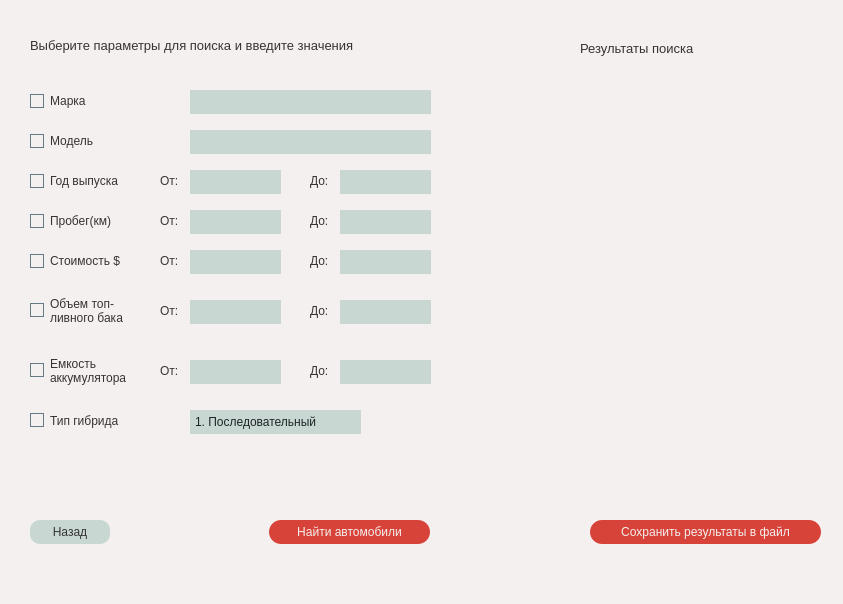
<?xml version="1.0" encoding="UTF-8"?>
<ui version="4.0">
 <class>SearchForCarsWindow</class>
 <widget class="QDialog" name="SearchForCarsWindow">
  <property name="geometry">
   <rect>
    <x>0</x>
    <y>0</y>
    <width>843</width>
    <height>604</height>
   </rect>
  </property>
  <property name="windowTitle">
   <string>Поиск автомобилей в каталоге</string>
  </property>
  <property name="styleSheet">
   <string notr="true">background-color: rgb(244, 240, 239);
font: 600 9pt &quot;Montserrat&quot;;
color: rgb(55, 51, 53);</string>
  </property>
  <widget class="QLabel" name="topLabel">
   <property name="geometry">
    <rect>
     <x>30</x>
     <y>30</y>
     <width>401</width>
     <height>31</height>
    </rect>
   </property>
   <property name="styleSheet">
    <string notr="true">font-size: 10pt;
qproperty-alignment: 'AlignCenter';</string>
   </property>
   <property name="text">
    <string>Выберите параметры для поиска и введите значения</string>
   </property>
  </widget>
  <widget class="QCheckBox" name="yearCheckBox">
   <property name="geometry">
    <rect>
     <x>30</x>
     <y>170</y>
     <width>101</width>
     <height>22</height>
    </rect>
   </property>
   <property name="styleSheet">
    <string notr="true">QCheckBox::indicator {
    border: solid;
	border-color: #657A84;
	border-width: 1px;	
}
QCheckBox::indicator:checked {
	border: none;
	background-color: rgb(215, 67, 57);
}</string>
   </property>
   <property name="text">
    <string>Год выпуска</string>
   </property>
  </widget>
  <widget class="QLabel" name="yearLabelFrom">
   <property name="geometry">
    <rect>
     <x>160</x>
     <y>170</y>
     <width>21</width>
     <height>21</height>
    </rect>
   </property>
   <property name="text">
    <string>От:</string>
   </property>
  </widget>
  <widget class="QLineEdit" name="yearLineEditFrom">
   <property name="geometry">
    <rect>
     <x>190</x>
     <y>170</y>
     <width>91</width>
     <height>24</height>
    </rect>
   </property>
   <property name="styleSheet">
    <string notr="true">color: rgb(55, 51, 53);
font: 600 9pt &quot;Montserrat&quot;;
border-style: solid;
border-width: 0px;
padding: 5px;
background-color: rgb(200, 215, 210);</string>
   </property>
  </widget>
  <widget class="QLabel" name="yearLabelTo">
   <property name="geometry">
    <rect>
     <x>310</x>
     <y>170</y>
     <width>21</width>
     <height>21</height>
    </rect>
   </property>
   <property name="text">
    <string>До:</string>
   </property>
  </widget>
  <widget class="QLabel" name="mileageLabelFrom">
   <property name="geometry">
    <rect>
     <x>160</x>
     <y>210</y>
     <width>21</width>
     <height>21</height>
    </rect>
   </property>
   <property name="text">
    <string>От:</string>
   </property>
  </widget>
  <widget class="QCheckBox" name="mileageCheckBox">
   <property name="geometry">
    <rect>
     <x>30</x>
     <y>210</y>
     <width>101</width>
     <height>22</height>
    </rect>
   </property>
   <property name="styleSheet">
    <string notr="true">QCheckBox::indicator {
    border: solid;
	border-color: #657A84;
	border-width: 1px;	
}
QCheckBox::indicator:checked {
	border: none;
	background-color: rgb(215, 67, 57);
}</string>
   </property>
   <property name="text">
    <string>Пробег(км)</string>
   </property>
  </widget>
  <widget class="QLabel" name="mileageLabelTo">
   <property name="geometry">
    <rect>
     <x>310</x>
     <y>210</y>
     <width>21</width>
     <height>21</height>
    </rect>
   </property>
   <property name="text">
    <string>До:</string>
   </property>
  </widget>
  <widget class="QLineEdit" name="mileageLineEditTo">
   <property name="geometry">
    <rect>
     <x>340</x>
     <y>210</y>
     <width>91</width>
     <height>24</height>
    </rect>
   </property>
   <property name="styleSheet">
    <string notr="true">color: rgb(55, 51, 53);
font: 600 9pt &quot;Montserrat&quot;;
border-style: solid;
border-width: 0px;
padding: 5px;
background-color: rgb(200, 215, 210);</string>
   </property>
  </widget>
  <widget class="QLineEdit" name="mileageLineEditFrom">
   <property name="geometry">
    <rect>
     <x>190</x>
     <y>210</y>
     <width>91</width>
     <height>24</height>
    </rect>
   </property>
   <property name="styleSheet">
    <string notr="true">color: rgb(55, 51, 53);
font: 600 9pt &quot;Montserrat&quot;;
border-style: solid;
border-width: 0px;
padding: 5px;
background-color: rgb(200, 215, 210);</string>
   </property>
  </widget>
  <widget class="QLabel" name="priceLabelFrom">
   <property name="geometry">
    <rect>
     <x>160</x>
     <y>250</y>
     <width>21</width>
     <height>21</height>
    </rect>
   </property>
   <property name="text">
    <string>От:</string>
   </property>
  </widget>
  <widget class="QCheckBox" name="priceCheckBox">
   <property name="geometry">
    <rect>
     <x>30</x>
     <y>250</y>
     <width>101</width>
     <height>22</height>
    </rect>
   </property>
   <property name="styleSheet">
    <string notr="true">QCheckBox::indicator {
    border: solid;
	border-color: #657A84;
	border-width: 1px;	
}
QCheckBox::indicator:checked {
	border: none;
	background-color: rgb(215, 67, 57);
}</string>
   </property>
   <property name="text">
    <string>Стоимость $</string>
   </property>
  </widget>
  <widget class="QLabel" name="priceLabelTo">
   <property name="geometry">
    <rect>
     <x>310</x>
     <y>250</y>
     <width>21</width>
     <height>21</height>
    </rect>
   </property>
   <property name="text">
    <string>До:</string>
   </property>
  </widget>
  <widget class="QLineEdit" name="priceLineEditTo">
   <property name="geometry">
    <rect>
     <x>340</x>
     <y>250</y>
     <width>91</width>
     <height>24</height>
    </rect>
   </property>
   <property name="styleSheet">
    <string notr="true">color: rgb(55, 51, 53);
font: 600 9pt &quot;Montserrat&quot;;
border-style: solid;
border-width: 0px;
padding: 5px;
background-color: rgb(200, 215, 210);</string>
   </property>
  </widget>
  <widget class="QLineEdit" name="priceLineEditFrom">
   <property name="geometry">
    <rect>
     <x>190</x>
     <y>250</y>
     <width>91</width>
     <height>24</height>
    </rect>
   </property>
   <property name="styleSheet">
    <string notr="true">color: rgb(55, 51, 53);
font: 600 9pt &quot;Montserrat&quot;;
border-style: solid;
border-width: 0px;
padding: 5px;
background-color: rgb(200, 215, 210);</string>
   </property>
  </widget>
  <widget class="QLabel" name="fuelLabelFrom">
   <property name="geometry">
    <rect>
     <x>160</x>
     <y>300</y>
     <width>21</width>
     <height>21</height>
    </rect>
   </property>
   <property name="text">
    <string>От:</string>
   </property>
  </widget>
  <widget class="QCheckBox" name="fuelCheckBox">
   <property name="geometry">
    <rect>
     <x>30</x>
     <y>290</y>
     <width>111</width>
     <height>41</height>
    </rect>
   </property>
   <property name="styleSheet">
    <string notr="true">QCheckBox::indicator {
    border: solid;
	border-color: #657A84;
	border-width: 1px;	
}
QCheckBox::indicator:checked {
	border: none;
	background-color: rgb(215, 67, 57);
}</string>
   </property>
   <property name="text">
    <string>Объем топ-
ливного бака</string>
   </property>
  </widget>
  <widget class="QLabel" name="fuelLabelTo">
   <property name="geometry">
    <rect>
     <x>310</x>
     <y>300</y>
     <width>21</width>
     <height>21</height>
    </rect>
   </property>
   <property name="text">
    <string>До:</string>
   </property>
  </widget>
  <widget class="QLineEdit" name="fuelLineEditTo">
   <property name="geometry">
    <rect>
     <x>340</x>
     <y>300</y>
     <width>91</width>
     <height>24</height>
    </rect>
   </property>
   <property name="styleSheet">
    <string notr="true">color: rgb(55, 51, 53);
font: 600 9pt &quot;Montserrat&quot;;
border-style: solid;
border-width: 0px;
padding: 5px;
background-color: rgb(200, 215, 210);</string>
   </property>
  </widget>
  <widget class="QLineEdit" name="fuelLineEditFrom">
   <property name="geometry">
    <rect>
     <x>190</x>
     <y>300</y>
     <width>91</width>
     <height>24</height>
    </rect>
   </property>
   <property name="styleSheet">
    <string notr="true">color: rgb(55, 51, 53);
font: 600 9pt &quot;Montserrat&quot;;
border-style: solid;
border-width: 0px;
padding: 5px;
background-color: rgb(200, 215, 210);</string>
   </property>
  </widget>
  <widget class="QLineEdit" name="yearLineEditTo">
   <property name="geometry">
    <rect>
     <x>340</x>
     <y>170</y>
     <width>91</width>
     <height>24</height>
    </rect>
   </property>
   <property name="styleSheet">
    <string notr="true">color: rgb(55, 51, 53);
font: 600 9pt &quot;Montserrat&quot;;
border-style: solid;
border-width: 0px;
padding: 5px;
background-color: rgb(200, 215, 210);</string>
   </property>
  </widget>
  <widget class="QLabel" name="batteryLabelTo">
   <property name="geometry">
    <rect>
     <x>310</x>
     <y>360</y>
     <width>21</width>
     <height>21</height>
    </rect>
   </property>
   <property name="text">
    <string>До:</string>
   </property>
  </widget>
  <widget class="QLineEdit" name="batteryLineEditFrom">
   <property name="geometry">
    <rect>
     <x>190</x>
     <y>360</y>
     <width>91</width>
     <height>24</height>
    </rect>
   </property>
   <property name="styleSheet">
    <string notr="true">color: rgb(55, 51, 53);
font: 600 9pt &quot;Montserrat&quot;;
border-style: solid;
border-width: 0px;
padding: 5px;
background-color: rgb(200, 215, 210);</string>
   </property>
  </widget>
  <widget class="QLineEdit" name="batteryLineEditTo">
   <property name="geometry">
    <rect>
     <x>340</x>
     <y>360</y>
     <width>91</width>
     <height>24</height>
    </rect>
   </property>
   <property name="styleSheet">
    <string notr="true">color: rgb(55, 51, 53);
font: 600 9pt &quot;Montserrat&quot;;
border-style: solid;
border-width: 0px;
padding: 5px;
background-color: rgb(200, 215, 210);</string>
   </property>
  </widget>
  <widget class="QLabel" name="batteryLabelFrom">
   <property name="geometry">
    <rect>
     <x>160</x>
     <y>360</y>
     <width>21</width>
     <height>21</height>
    </rect>
   </property>
   <property name="text">
    <string>От:</string>
   </property>
  </widget>
  <widget class="QCheckBox" name="batteryCheckBox">
   <property name="geometry">
    <rect>
     <x>30</x>
     <y>350</y>
     <width>111</width>
     <height>41</height>
    </rect>
   </property>
   <property name="styleSheet">
    <string notr="true">QCheckBox::indicator {
    border: solid;
	border-color: #657A84;
	border-width: 1px;	
}
QCheckBox::indicator:checked {
	border: none;
	background-color: rgb(215, 67, 57);
}</string>
   </property>
   <property name="text">
    <string>Емкость
аккумулятора</string>
   </property>
  </widget>
  <widget class="QCheckBox" name="brandCheckBox">
   <property name="geometry">
    <rect>
     <x>30</x>
     <y>90</y>
     <width>101</width>
     <height>22</height>
    </rect>
   </property>
   <property name="styleSheet">
    <string notr="true">QCheckBox::indicator {
    border: solid;
	border-color: #657A84;
	border-width: 1px;	
}
QCheckBox::indicator:checked {
	border: none;
	background-color: rgb(215, 67, 57);
}</string>
   </property>
   <property name="text">
    <string>Марка</string>
   </property>
  </widget>
  <widget class="QLineEdit" name="brandLineEdit">
   <property name="geometry">
    <rect>
     <x>190</x>
     <y>90</y>
     <width>241</width>
     <height>24</height>
    </rect>
   </property>
   <property name="styleSheet">
    <string notr="true">color: rgb(55, 51, 53);
font: 600 9pt &quot;Montserrat&quot;;
border-style: solid;
border-width: 0px;
padding: 5px;
background-color: rgb(200, 215, 210);</string>
   </property>
  </widget>
  <widget class="QCheckBox" name="modelCheckBox">
   <property name="geometry">
    <rect>
     <x>30</x>
     <y>130</y>
     <width>101</width>
     <height>22</height>
    </rect>
   </property>
   <property name="styleSheet">
    <string notr="true">QCheckBox::indicator {
    border: solid;
	border-color: #657A84;
	border-width: 1px;	
}
QCheckBox::indicator:checked {
	border: none;
	background-color: rgb(215, 67, 57);
}</string>
   </property>
   <property name="text">
    <string>Модель</string>
   </property>
  </widget>
  <widget class="QLineEdit" name="modelLineEdit">
   <property name="geometry">
    <rect>
     <x>190</x>
     <y>130</y>
     <width>241</width>
     <height>24</height>
    </rect>
   </property>
   <property name="styleSheet">
    <string notr="true">color: rgb(55, 51, 53);
font: 600 9pt &quot;Montserrat&quot;;
border-style: solid;
border-width: 0px;
padding: 5px;
background-color: rgb(200, 215, 210);</string>
   </property>
  </widget>
  <widget class="QCheckBox" name="hybridTypeCheckBox">
   <property name="geometry">
    <rect>
     <x>30</x>
     <y>410</y>
     <width>111</width>
     <height>21</height>
    </rect>
   </property>
   <property name="styleSheet">
    <string notr="true">QCheckBox::indicator {
    border: solid;
	border-color: #657A84;
	border-width: 1px;	
}
QCheckBox::indicator:checked {
	border: none;
	background-color: rgb(215, 67, 57);
}</string>
   </property>
   <property name="text">
    <string>Тип гибрида</string>
   </property>
  </widget>
  <widget class="QComboBox" name="hybridTypeComboBox">
   <property name="geometry">
    <rect>
     <x>190</x>
     <y>410</y>
     <width>171</width>
     <height>24</height>
    </rect>
   </property>
   <property name="styleSheet">
    <string notr="true">QComboBox 
{
	color: rgb(30, 36, 39);
	font: 600 9pt &quot;Montserrat&quot;;
	border-style: solid;
	border-width: 0px;
	background-color: rgb(200, 215, 210);
	padding: 5px
}
QComboBox::drop-down
{
	border:none;
}
QComboBox::down-arrow
{
	image: url(:/rcs/free-icon-down-arrow-2985150.png);
	width:10px;
	height:10px;
	margin-right: 7px;
}</string>
   </property>
   <item>
    <property name="text">
     <string>1. Последовательный</string>
    </property>
   </item>
   <item>
    <property name="text">
     <string>2. Параллельный</string>
    </property>
   </item>
  </widget>
  <widget class="QListWidget" name="listWidget">
   <property name="geometry">
    <rect>
     <x>480</x>
     <y>90</y>
     <width>331</width>
     <height>411</height>
    </rect>
   </property>
   <property name="styleSheet">
    <string notr="true">QListWidget {
background-color: rgb(244, 240, 239);
border: none;
border-radius: 15px;
font: 600 9pt &quot;Montserrat&quot;;
}
QListWidget::item:selected 
{
	background-color: #E0E8E6; 
	border-radius: 12px; 
	padding: 2px; 
	border: none 
}</string>
   </property>
  </widget>
  <widget class="QPushButton" name="backPushButton">
   <property name="geometry">
    <rect>
     <x>30</x>
     <y>520</y>
     <width>80</width>
     <height>24</height>
    </rect>
   </property>
   <property name="styleSheet">
    <string notr="true">QPushButton:hover
{
	background-color: #9AB6AC;
}
QPushButton{
	color: rgb(55, 51, 53);
	font: 600 10pt &quot;Montserrat&quot;;
	border-radius: 10px;
	border-style: solid;
	border-width: 0px;
	background-color: rgb(200, 215, 210);
	padding: 5px;
}

</string>
   </property>
   <property name="text">
    <string>Назад</string>
   </property>
  </widget>
  <widget class="QPushButton" name="searchPushButton">
   <property name="geometry">
    <rect>
     <x>269</x>
     <y>520</y>
     <width>161</width>
     <height>24</height>
    </rect>
   </property>
   <property name="styleSheet">
    <string notr="true">QPushButton:hover
{
	background-color: #CC3329;
}
QPushButton{
	color: rgb(244, 240, 239);
	font: 600 10pt &quot;Montserrat&quot;;
	border-radius: 12px;
	border-style: solid;
	border-width: 0px;
	background-color: rgb(215, 67, 57);
	padding: 5px;
}</string>
   </property>
   <property name="text">
    <string>Найти автомобили</string>
   </property>
  </widget>
  <widget class="QLabel" name="searchLabel">
   <property name="geometry">
    <rect>
     <x>580</x>
     <y>40</y>
     <width>151</width>
     <height>16</height>
    </rect>
   </property>
   <property name="styleSheet">
    <string notr="true">font-size:10pt;</string>
   </property>
   <property name="text">
    <string>Результаты поиска</string>
   </property>
  </widget>
  <widget class="QLabel" name="warningLabel">
   <property name="geometry">
    <rect>
     <x>30</x>
     <y>460</y>
     <width>401</width>
     <height>41</height>
    </rect>
   </property>
   <property name="styleSheet">
    <string notr="true">color: #CC3329;</string>
   </property>
   <property name="text">
    <string/>
   </property>
  </widget>
  <widget class="QPushButton" name="savePushButton">
   <property name="geometry">
    <rect>
     <x>590</x>
     <y>520</y>
     <width>231</width>
     <height>24</height>
    </rect>
   </property>
   <property name="styleSheet">
    <string notr="true">QPushButton:hover
{
	background-color: #CC3329;
}
QPushButton{
	color: rgb(244, 240, 239);
	font: 600 10pt &quot;Montserrat&quot;;
	border-radius: 12px;
	border-style: solid;
	border-width: 0px;
	background-color: rgb(215, 67, 57);
	padding: 5px;
}</string>
   </property>
   <property name="text">
    <string>Сохранить результаты в файл</string>
   </property>
  </widget>
  <widget class="QLabel" name="infoAboutFileLabel">
   <property name="geometry">
    <rect>
     <x>630</x>
     <y>560</y>
     <width>191</width>
     <height>20</height>
    </rect>
   </property>
   <property name="styleSheet">
    <string notr="true">color: #4AAE58;</string>
   </property>
   <property name="text">
    <string/>
   </property>
  </widget>
 </widget>
 <resources>
  <include location="resource.qrc"/>
 </resources>
 <connections/>
</ui>
